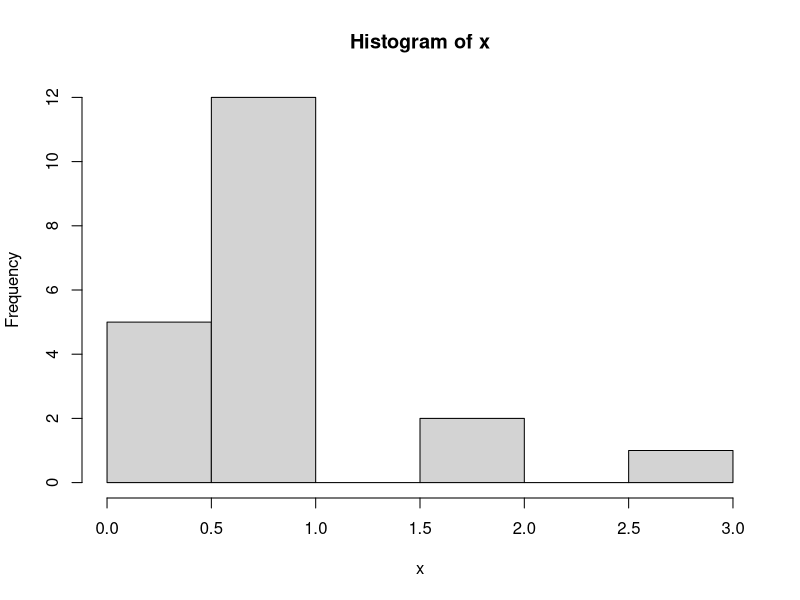
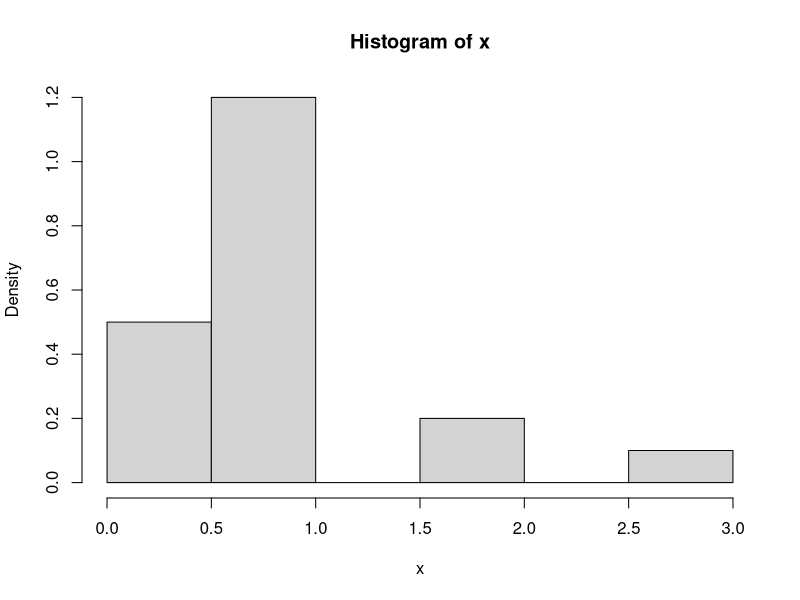
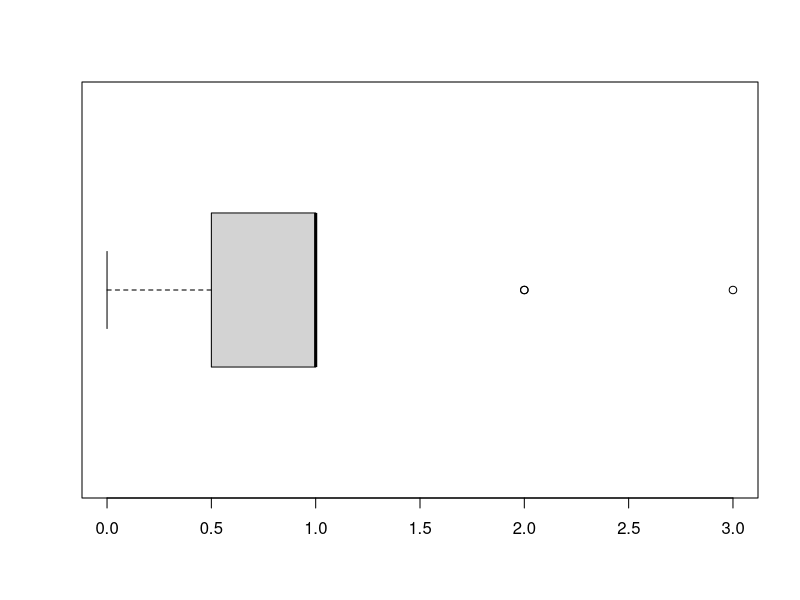
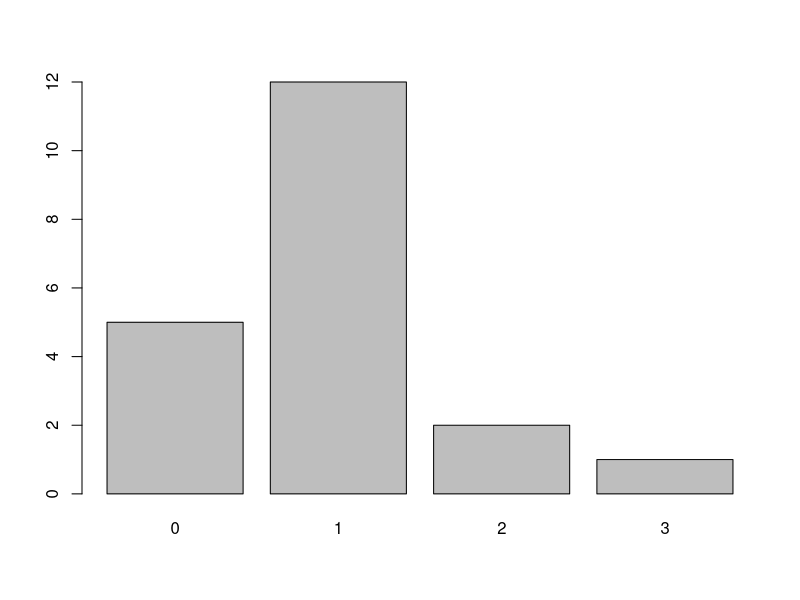
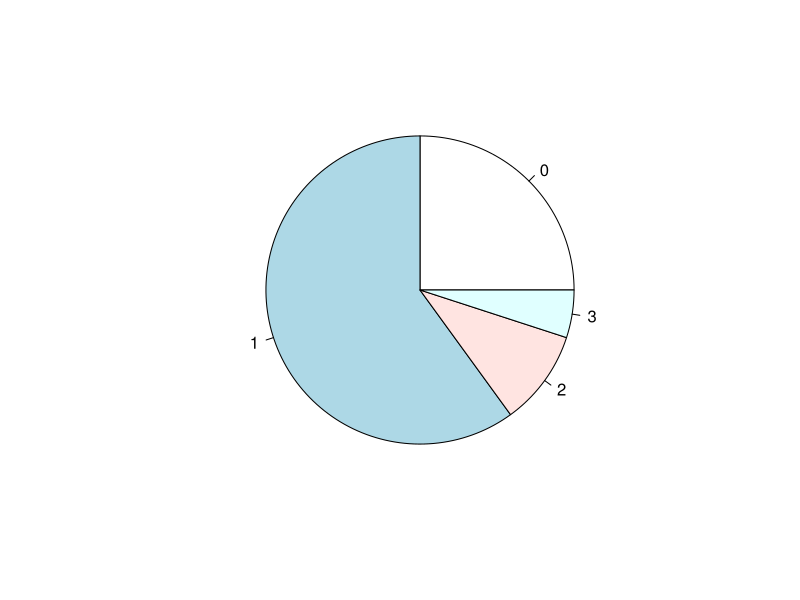

Here is the R script that generated these plots, in order:
x <- c(1, 0, 2, 1, 1, 1, 0, 2, 1, 0,
       1, 1, 1, 0, 1, 3, 1, 0, 1, 1)
mean(x)
sort(x)
median(x)
table(x)
names(which.max(table(x)))
hist(x)
hist(x, probability = T)
boxplot(x, horizontal = T)
table(x)
barplot(table(x))
pie(table(x))
var(x)
sd(x)
mean(x)
sd(x)/mean(x)
